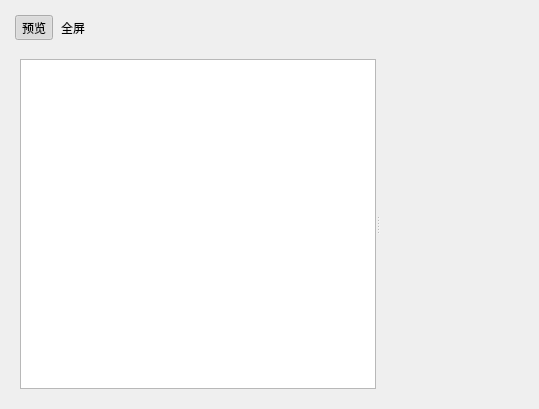
<?xml version="1.0" encoding="UTF-8"?>
<ui version="4.0">
 <class>MarkdownEmbeddedEditor</class>
 <widget class="QWidget" name="MarkdownEmbeddedEditor">
  <property name="geometry">
   <rect>
    <x>0</x>
    <y>0</y>
    <width>539</width>
    <height>409</height>
   </rect>
  </property>
  <property name="windowTitle">
   <string>Form</string>
  </property>
  <layout class="QVBoxLayout" name="verticalLayout_2">
   <item>
    <widget class="QToolBar" name="toolbar">
     <property name="windowTitle">
      <string>toolbar</string>
     </property>
     <addaction name="action_preview"/>
     <addaction name="action_fullscreen"/>
    </widget>
   </item>
   <item>
    <widget class="QWidget" name="widget_content" native="true">
     <layout class="QVBoxLayout" name="verticalLayout">
      <item>
       <widget class="QSplitter" name="splitter">
        <property name="orientation">
         <enum>Qt::Horizontal</enum>
        </property>
        <widget class="organic::MarkdownTextEditWrapper" name="textedit_markdown"/>
        <widget class="organic::MarkdownViewerWrapper" name="viewer_markdown" native="true"/>
       </widget>
      </item>
     </layout>
    </widget>
   </item>
  </layout>
  <action name="action_preview">
   <property name="checkable">
    <bool>true</bool>
   </property>
   <property name="checked">
    <bool>true</bool>
   </property>
   <property name="icon">
    <iconset resource="resources.qrc">
     <normaloff>:/markdown-editor/split-hori</normaloff>:/markdown-editor/split-hori</iconset>
   </property>
   <property name="text">
    <string>预览</string>
   </property>
  </action>
  <action name="action_fullscreen">
   <property name="checkable">
    <bool>true</bool>
   </property>
   <property name="icon">
    <iconset resource="resources.qrc">
     <normaloff>:/markdown-editor/fullscreen</normaloff>:/markdown-editor/fullscreen</iconset>
   </property>
   <property name="text">
    <string>全屏</string>
   </property>
   <property name="toolTip">
    <string>全屏</string>
   </property>
   <property name="shortcut">
    <string>Ctrl+Shift+F</string>
   </property>
  </action>
 </widget>
 <customwidgets>
  <customwidget>
   <class>organic::MarkdownTextEditWrapper</class>
   <extends>QPlainTextEdit</extends>
   <header>markdown_textedit_wrapper.h</header>
  </customwidget>
  <customwidget>
   <class>organic::MarkdownViewerWrapper</class>
   <extends>QWidget</extends>
   <header>markdown_viewer_wrapper.h</header>
   <container>1</container>
  </customwidget>
 </customwidgets>
 <resources>
  <include location="resources.qrc"/>
 </resources>
 <connections/>
</ui>
